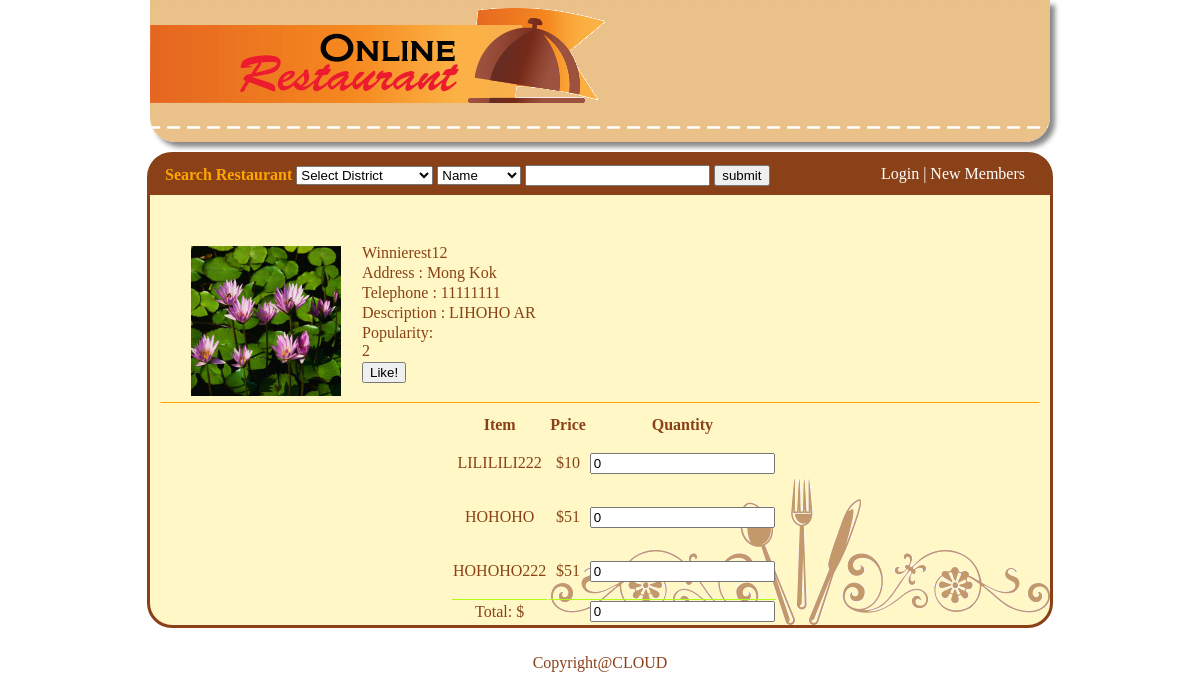
/sr.php?rid=00005, run on the app's committed database.
### tables this page shows
CREATE TABLE IF NOT EXISTS `restaurants` (
  `rid` varchar(10) NOT NULL,
  `rname` varchar(50) NOT NULL,
  `raddr` varchar(200) NOT NULL,
  `area` varchar(20) NOT NULL,
  `district` varchar(20) NOT NULL,
  `rtel` int(8) NOT NULL,
  `owner` varchar(32) NOT NULL,
  `rdes` varchar(500) NOT NULL,
  `rlogo` varchar(40) NOT NULL,
  `popular` int(11) NOT NULL
);

CREATE TABLE IF NOT EXISTS `menu` (
  `restaurantid` varchar(5) NOT NULL,
  `foodid` varchar(6) NOT NULL,
  `food` varchar(30) NOT NULL,
  `price` varchar(4) NOT NULL,
  PRIMARY KEY (`restaurantid`,`foodid`)
);

### sr.php (the view, shortened to what this page needs)
<?php
	if(!isset($_GET['rid'])){
		header("location: index.php");
	}
	else{
	$rid = $_GET['rid'];
	$sql = "SELECT * FROM restaurants WHERE rid='".$rid."'";
	$sql2 = "SELECT * FROM menu WHERE restaurantid='".$rid."'";
 	$result = mysql_query($sql);
	$menuresult = mysql_query($sql2);
	$row = mysql_fetch_assoc($result);
	}
	function imglink($rid,$rname){
	$sql = "SELECT rlogo from restaurants where rid = '$rid'";
	$result = mysql_query($sql);
	$rlogo = mysql_result($result, 0);
	$path = "temporary/";
	return "<img src='".$path.$rlogo."' alt='$rname' style='width:150px; height:150px'/>";
	}
?>
<!DOCTYPE html>
<html>
<head>
<link rel="stylesheet" type="text/css" href="index.css">
<link rel="stylesheet" type="text/css" href="sr.css" />
</head>
<body onload="initialize()">
<div id="header">
<div id="logo"><a href="index.php"><img src="image\icon.png" /></a></div>
 </div>
 <div id="container">
<div id="search">
		<form action="searchbox.php" method="GET" style=" color: orange; margin-bottom: -1px;">
		<b>Search Restaurant </b>
		<select name="district">
		<option value="" selected>Select District</option>
		</select>
<select name="keywordstype">
<option value="name" selected>Name</option>
</select>
<input type="text" name="keyword"></input>
<button type="submit">submit</button>
</form>
<div id="login">
  <?php
if (!isset($_SESSION['username'])) {
echo "<a href='login.html'>Login </a>|<a href='reg.php'> New Members </a>";
}else echo "Welcome <a href='memberpanel.php'>".$_SESSION['username']."</a> | <a href='logout.php'>Logout</a>";
?>
</div>
</div>
<div id="srrest">
<?php
echo imglink($rid,$row['rname']);
echo "<ul style='list-style-type:none'>";
echo "<li>".$row['rname']."</li>";
echo "<li>Address : ".$row['raddr']."</li>";
echo "<li>Telephone : ".$row['rtel']."</li>";
echo "<li>Description : ".$row['rdes']."</li>";
echo "<li>Popularity: <div id = 'pop'>".$row['popular']."</div></li>";
echo "<li><div id = 'but'><input type = 'button' value = 'Like!' onclick='addPopularity($rid)'></div></li>";
echo "<li><div class='fb-like' data-send='false' data-width='450' data-show-faces='true'></div></li></ul>";
?>
</div>
<div id='map_canvas' >
</div>
<div id="inmenu">
<form name='order' method='post' action='ordering.php'>
<div id="inmenuItem">
      <table border='0' style='text-align:center'>
      <tr>
      <th> Item </th>
	  <th> Price </th>
	  <th> Quantity </th>
	  </tr>
<?php
while($row2 = mysql_fetch_array($menuresult)) {
		echo"<tr>
		<td><p name='".$row2['foodid']."'>".$row2['food']."</p></td>
		<td><p>$".$row2['price']."</p></td>
		<td><input type='textbox' name='F".$row2['foodid']."' id='F".$row2['foodid']."' value='0' onchange='calculate(".'"F'.$row2['foodid'].'"'.", ".$row2['price'].")'></input></td>
		<input type='hidden' id='previousF".$row2['foodid']."' value='0')></input>
		</tr>";
}
		echo"<tr>
		<td style='border-top:1px solid #B1FB17;'><label total'>Total: $</label></td>
		<td COLSPAN='2' style='border-top:1px solid #B1FB17; text-align:right;'><input type='textbox' name='total' id='total' value='0' readonly='readonly'></input></td></tr>
		</table>
		<input type='hidden' name='restid' value='".$rid."' />";
		echo "</form>";
?>
</div>
</div>
<div id="footer">
<p>Copyright@CLOUD</p>
</div>
</body>
</html>

### index.css (style rules this page uses)
#header { height:142px; width:900px; margin:auto; background-image:url(image/headerBackground.png); background-repeat:repeat-x; border-radius:0 0 25px 25px; box-shadow: 5px 5px 5px #888888; margin-bottom:10px; }
#logo { width:0px;height:0px; margin:0; }
#container { width:900px; margin:auto; background-color:#FFF8C6; border-style:solid; border-radius:25px; border-color:#8A4117; background-image:url(image/background2.png); background-position:right bottom; background-repeat:no-repeat; }
#search { padding:10px 15px; background-color:#8A4117; border-radius:15px 15px 0 0; }
#login { float:right; margin:-20px 10px 0 0; color:white; }
a:link, a:active { text-decoration:none; color:white; }
button, .button { cursor:pointer; }
#srrest { border: solid 1px transparent; margin:50px 10px 0px 20px; }
#srrest img { float:left; margin:0px 0px 0px 0px; }
#srrest li { border: solid 1px transparent; margin:0px 0px 0px 20px; }
#map_canvas { margin:-180px 20px 0px 0px; float:right; }
#inmenu { margin-left:300px; }
#inmenuItem tr { text-align:center; }
#rest0 img,#srrest img { float:left; margin:0px 0px 0px 0px; }
#rest0 li,#srrest li { border: solid 1px transparent; margin:0px 0px 0px 200px; }
#footer { width:100%; clear:both; margin: 0 auto; text-align: center; padding: 10px 0 10px 0; }

### sr.css (style rules this page uses)
#srrest { padding-left:30px; border-bottom:solid 1px #FFA500; }
#srrest { border: solid 1px transparent; margin:50px 10px 0px 10px; border-bottom:solid 1px #FFA500; }
#srrest img { float:left; margin:0px 0px 0px 0px; }
#srrest li { border: solid 1px transparent; margin:0px 0px 0px 20px; }
#srrest ul { padding-left: 150px; margin-top:-3px }
#map_canvas { width:230px; height:230px; margin-top: -240px; }
#inmenu { padding-top:10px; }

### data on the page
restaurants: rlogo (picture), rname "Winnierest12", raddr "Mong Kok", rtel "11111111", rdes "LIHOHO AR", popular "2"
menu: food "LILILILI222", price "10"
menu: food "HOHOHO", price "51"
menu: food "HOHOHO222", price "51"
